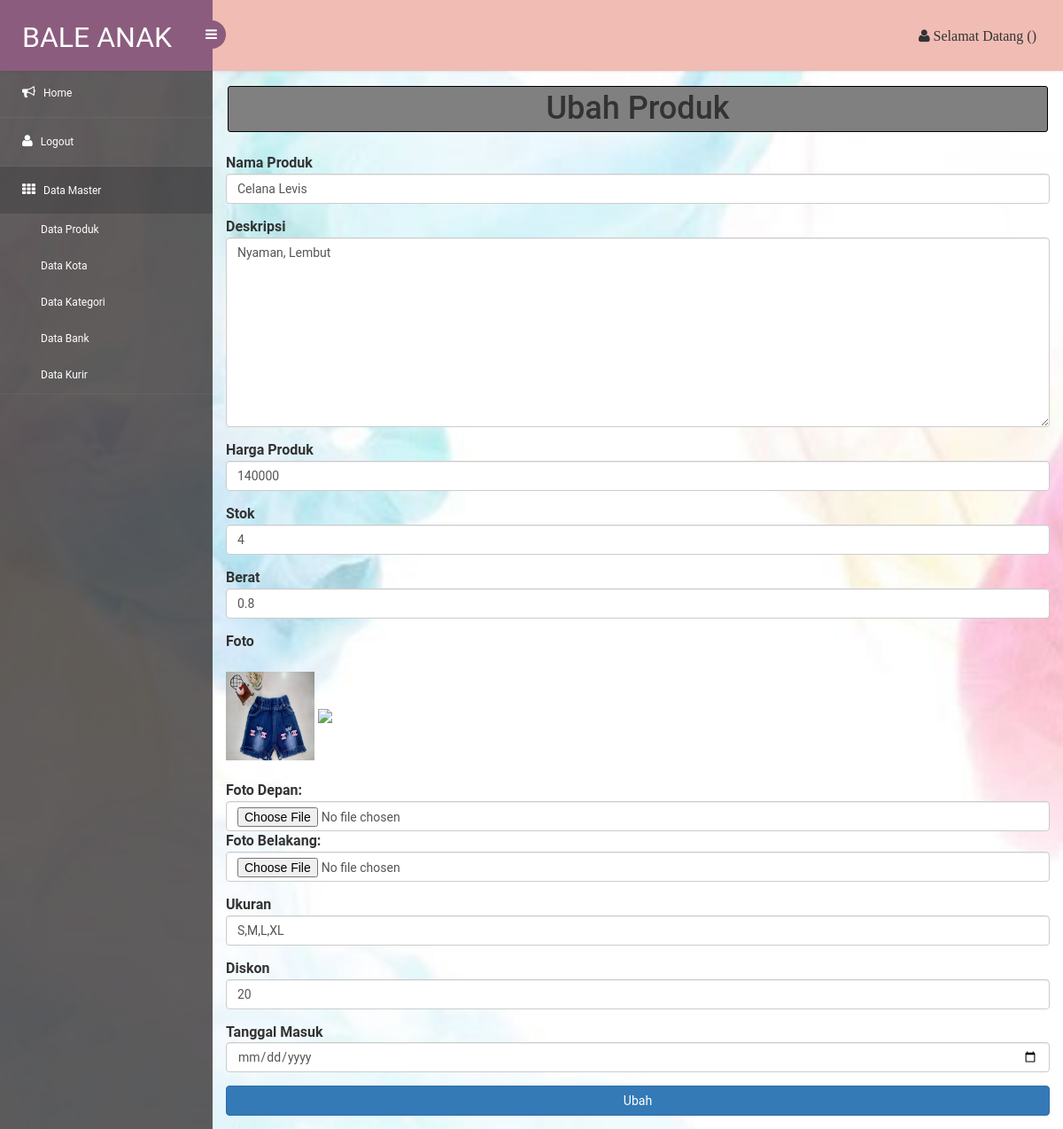
Before: /admin/dashboard/ubahproduk.php?halaman=ubahproduk&kodeproduk=20 with the older database file.
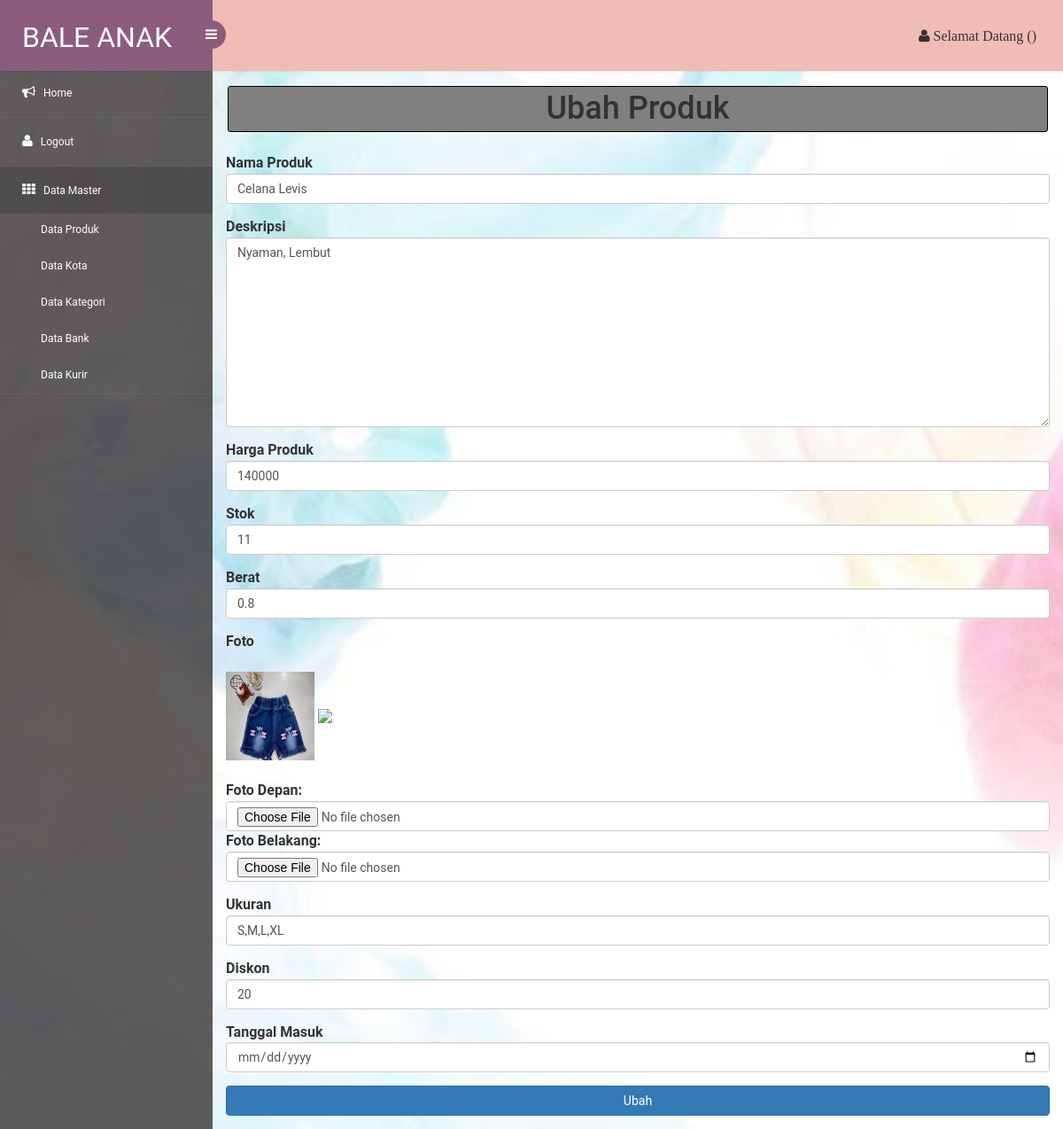
After: the same page with the newer database file.
### tables this page shows
CREATE TABLE `produk` (
  `kodeproduk` int(11) NOT NULL,
  `kd_subkategori` int(11) NOT NULL,
  `nama_produk` varchar(50) NOT NULL,
  `deskripsi` varchar(255) NOT NULL,
  `harga_produk` int(11) NOT NULL,
  `stok` int(11) NOT NULL,
  `berat` float NOT NULL,
  `foto1` varchar(255) NOT NULL,
  `foto2` varchar(255) DEFAULT NULL,
  `ukuran` varchar(200) NOT NULL,
  `diskon` int(11) DEFAULT NULL,
  `tgl_masuk` datetime NOT NULL
);

### admin/dashboard/ubahproduk.php (the view, shortened to what this page needs)
<?php include_once('../_header.php'); ?>
<?php
require 'functions.php';
$kdproduk = $_GET['kodeproduk'];
$result = mysqli_query($conn, "SELECT * FROM produk WHERE kodeproduk = $kdproduk");
$rows = mysqli_fetch_assoc($result);
?>
<!DOCTYPE html>
<html>
<head>
</head>
<body>
	<h1 class="title_ubah">Ubah Produk</h1><br>
	<form action="" method="post" name="myForm" onsubmit="return(validate(this))" enctype="multipart/form-data">
	<div class="form-group">
			<label>Nama Produk</label>
			<input type="text" name="nama_produk" class="form-control" id="nama_produk" required value="<?php echo $rows['nama_produk']; ?>">
	</div>
	<div class="form-group">
			<label>Deskripsi</label>
			<textarea class="form-control" name="deskripsi" rows="10" ><?php echo $rows['deskripsi']; ?>
		</textarea>
	</div>
	<div class="form-group">
		<label>Harga Produk</label>
		<input type="number" name="harga_produk" class="form-control" id="harga_produk" value="<?php echo $rows['harga_produk']; ?>">
	</div>
	<div class="form-group">
		<label>Stok</label>
		<input type="number" name="stok" class="form-control" id="stok" value="<?php echo $rows['stok']; ?>">
	</div>
	<div class="form-group">
		<label>Berat</label>
		<input type="text" name="berat" class="form-control" id="berat" value="<?php echo $rows['berat']; ?>">
	</div>
	<div class="form-group">
		<label>Foto</label> <br><br>
		<img src="../../images/<?php echo $rows['foto1']; ?>" width="100">
		<img src="../../images/<?php echo $rows['foto2']; ?>" width="100"><br><br>
		<label>Foto Depan:</label><br>
		<input type="file" name="foto1" id="foto[]" class="form-control"  >
		<label>Foto Belakang:</label><br>
		<input type="file" name="foto2" id="foto[]" class="form-control" >
	</div>
	<div class="form-group">
		<label>Ukuran</label>
		<input type="text" name="ukuran" class="form-control" id="ukuran" value="<?php echo $rows['ukuran']; ?>">
	</div>
	<div class="form-group">
		<label>Diskon</label>
		<input type="number" name="diskon" class="form-control" id="diskon" value="<?php echo $rows['diskon']; ?>">
	</div>
	<div class="form-group">
		<label>Tanggal Masuk</label>
		<input type="date" name="tgl_masuk" class="form-control" id="tgl_masuk" value="<?php echo $rows['tgl_masuk']; ?>">
	</div>
	<button class="btn btn-primary btn-block" name="submit"> Ubah </button>
</form>
</body>
</html>

Changed rows visible on the page:
changed produk "Celana Levis": stok "4" → "11"
